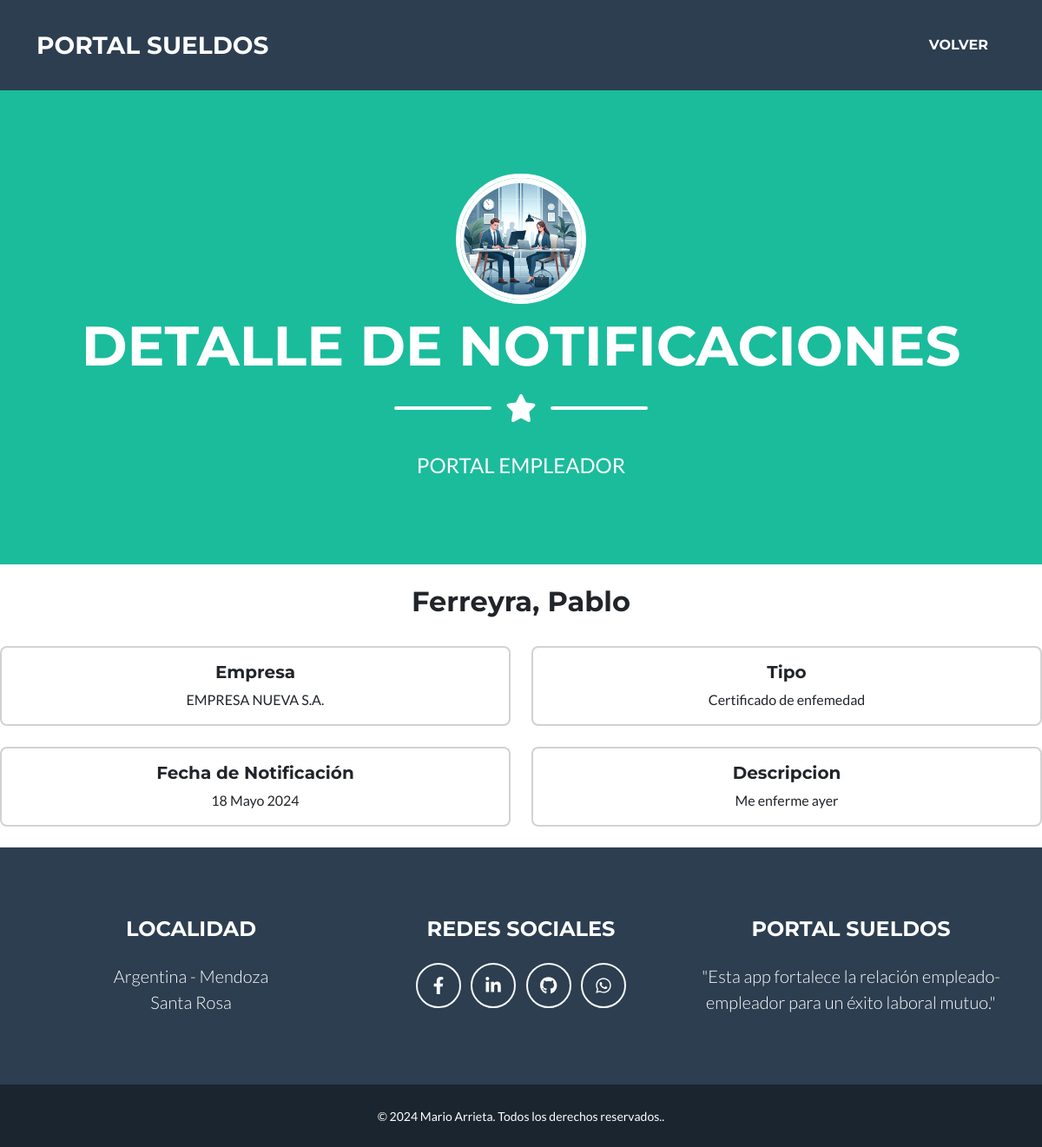
The app's page /empleador/notificaciones/detail/3 (signed in) with its own data.
### empleado/models.py (models this page shows, shortened)
class Notificaciones(models.Model):
    empleado = models.ForeignKey (Empleado, on_delete=models.CASCADE, verbose_name= "Empleado")
    fecha_notificacion = models.DateField(auto_now=True, verbose_name="Fecha de Notificación")
    tipo = models.CharField(max_length=20, choices=tipo_notificacion, verbose_name= "Tipo")
    descripcion = models.CharField(null= True, blank=True, max_length=200, verbose_name="Descripcion")
    imagen = models.ImageField(upload_to="notificaciones", null=True, blank=True)
    visto = models.BooleanField (editable = False, default=False, verbose_name="Visto")
    class Meta:
        verbose_name_plural = "Notificaciones"

### empleador/models.py (models this page shows, shortened)
class Empleado (models.Model):
    empleador = models.ForeignKey (Empleador, on_delete=models.CASCADE, verbose_name="Empleador")
    apellido = models.CharField(max_length=50, verbose_name="Apellido")
    nombre = models.CharField(max_length=50, verbose_name="Nombre")
    cuil = models.PositiveIntegerField(validators=[validate_cuil_length], unique=True, verbose_name="CUIL")
    fecha_ingreso = models.DateField(verbose_name="Fecha de ingreso")
    email = models.EmailField(verbose_name= "e-Mail ")
    class Meta:
        verbose_name = "Empleado"
        verbose_name_plural = "Empleados"

class Empleador (models.Model):
    razonSocial = models.CharField(max_length=50, verbose_name="Razon Social")
    cuit = models.PositiveIntegerField(validators=[validate_cuil_length], unique=True, verbose_name="CUIT")
    email = models.EmailField(verbose_name="e-Mail")
    class Meta:
        verbose_name = "Empleador"
        verbose_name_plural = "Empleadores"

### empleador/views.py (the view)
class NotificacionesDetail(LoginRequiredMixin, DetailView):
    model = Notificaciones
    template_name = "empleador/notificaciones_detail.html"
    login_url = reverse_lazy ("empleador:login")
    def get_object(self, queryset=None):
        obj = super().get_object(queryset)
        obj.visto = True
        obj.save()
        return obj

### empleador/templates/empleador/notificaciones_detail.html (shortened to what this page needs)
{% extends 'core/base.html' %}
{% load static %}
{% block  titulo%}
   <li class="nav-item mx-0 mx-lg-1">
      <a class="nav-link py-3 px-0 px-lg-3 rounded" href="{% url 'empleador:index' %}">Volver</a>
   </li>
{% endblock titulo %}
{% block imagen %}
   {% static 'empleador/img/empleador.webp' %}
{% endblock imagen %}
{% block pagina%}
   DETALLE DE NOTIFICACIONES
{% endblock pagina%}
{% block mensaje%}
   PORTAL EMPLEADOR
{% endblock mensaje%}
{% block formulario %}
   <br>
   <div class="detalle-notificaciones">
      <h2 class="text-center">{{ object.empleado.apellido}}, {{ object.empleado.nombre }}</h2><br>
      <div class="row row-cols-1 row-cols-md-2 g-4">
         <div class="col">
            <div class="card text-center">
                  <div class="card-body">
                     <h5 class="card-title">Empresa</h5>
                     <p class="card-text">{{ object.empleado.empleador.razonSocial }}</p>
                  </div>
            </div>
         </div>
         <div class="col">
            <div class="card text-center">
                  <div class="card-body">
                     <h5 class="card-title">Tipo</h5>
                     <p class="card-text">{{object.get_tipo_display}}</p>
                  </div>
            </div>
         </div>
         <div class="col">
            <div class="card text-center">
                  <div class="card-body">
                     <h5 class="card-title">Fecha de Notificación</h5>
                     <p class="card-text">{{ object.fecha_notificacion }}</p>
                  </div>
            </div>
         </div>
         <div class="col">
            <div class="card text-center">
                  <div class="card-body">
                     <h5 class="card-title">Descripcion</h5>
                     <p class="card-text">{{ object.descripcion }}</p>
                  </div>
            </div>
         </div>
      </div>
   </div>
   <br>
{% endblock formulario %}

### records on screen
Notificaciones: empleado.apellido "Ferreyra", empleado.nombre "Pablo", empleado.empleador.razonSocial "EMPRESA NUEVA S.A.", tipo "Certificado de enfemedad", fecha_notificacion "18 Mayo 2024", descripcion "Me enferme ayer"
